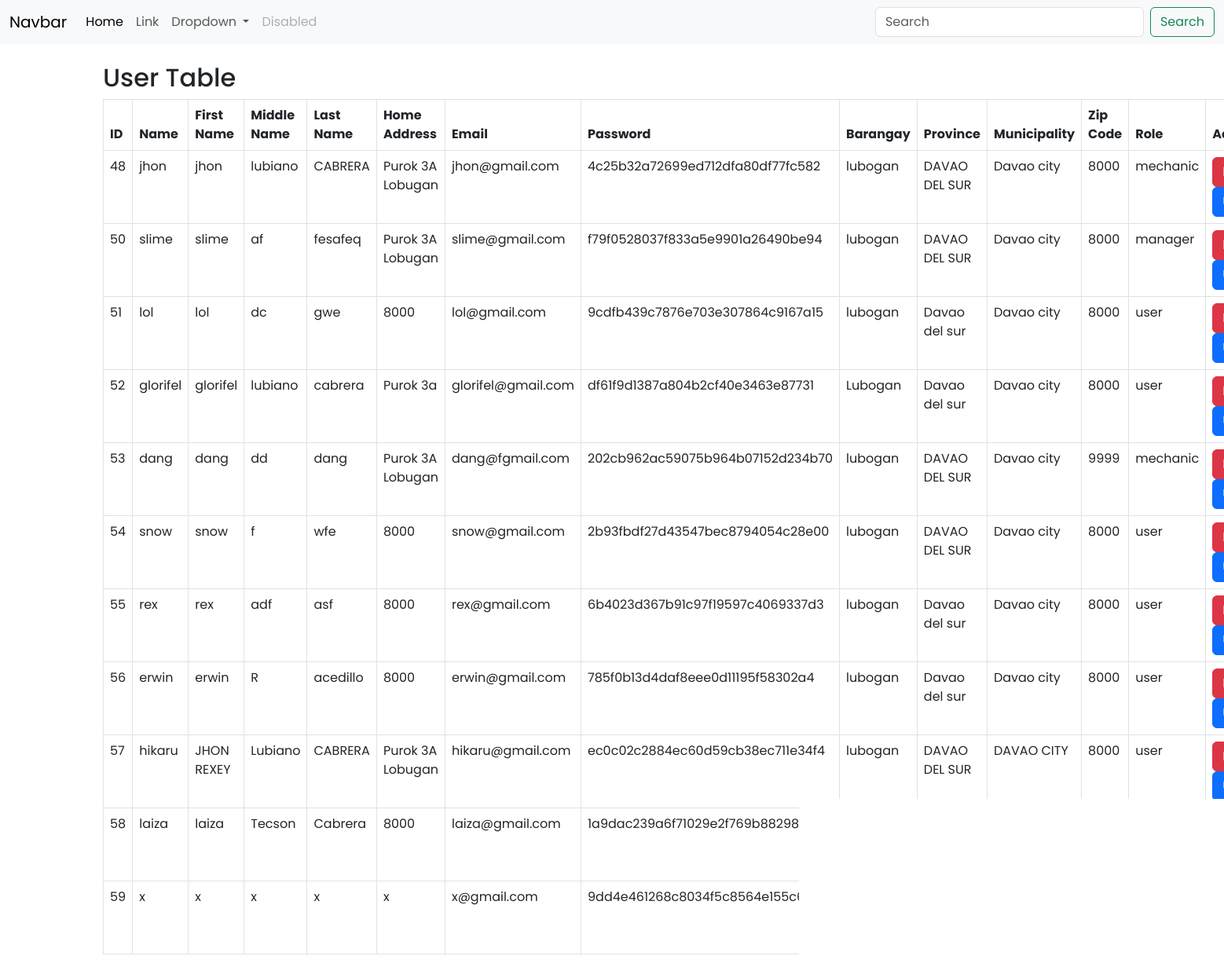
The app's page /admin.php with its own data.
### tables this page shows
CREATE TABLE `user` (
  `id` int(100) NOT NULL,
  `name` varchar(100) NOT NULL,
  `firstname` varchar(255) DEFAULT NULL,
  `middlename` varchar(255) DEFAULT NULL,
  `lastname` varchar(255) DEFAULT NULL,
  `homeaddress` varchar(255) DEFAULT NULL,
  `email` varchar(100) NOT NULL,
  `password` varchar(100) NOT NULL,
  `image` varchar(100) NOT NULL,
  `barangay` varchar(255) DEFAULT NULL,
  `province` varchar(255) DEFAULT NULL,
  `municipality` varchar(255) DEFAULT NULL,
  `zipcode` varchar(255) DEFAULT NULL,
  `role` varchar(255) NOT NULL,
  `manager_role` varchar(20) DEFAULT 'none',
  `employment` enum('full time','part time','intern/temporary') DEFAULT NULL,
  `jobrole` set('General automotive mechanic','Brake and transmission technicians','Small engine mechanic','Tire mechanics') DEFAULT NULL
);

### admin.php (the view, shortened to what this page needs)
<?php
include_once 'config.php';
$select_query = "SELECT * FROM user";
$result = mysqli_query($conn, $select_query);
?>
<!DOCTYPE html>
<html lang="en">
<head>
    <link href="https://cdn.jsdelivr.net/npm/bootstrap@5.3.0/dist/css/bootstrap.min.css" rel="stylesheet">
    <link rel="stylesheet" href="css/admin.css">
</head>
<body>
<section class="nav-bar-section">
<nav class="navbar navbar-expand-lg bg-body-tertiary">
  <div class="container-fluid">
    <a class="navbar-brand" href="#">Navbar</a>
    <div class="collapse navbar-collapse" id="navbarSupportedContent">
      <ul class="navbar-nav me-auto mb-2 mb-lg-0">
        <li class="nav-item">
          <a class="nav-link active" aria-current="page" href="#">Home</a>
        </li>
        <li class="nav-item">
          <a class="nav-link" href="#">Link</a>
        </li>
        <li class="nav-item dropdown">
          <a class="nav-link dropdown-toggle" href="#" role="button" data-bs-toggle="dropdown" aria-expanded="false">
            Dropdown
          </a>
        </li>
        <li class="nav-item">
          <a class="nav-link disabled" aria-disabled="true">Disabled</a>
        </li>
      </ul>
      <form class="d-flex" role="search">
        <input class="form-control me-2" type="search" placeholder="Search" aria-label="Search">
        <button class="btn btn-outline-success" type="submit">Search</button>
      </form>
    </div>
  </div>
</nav>
</section>
    <div class="container mt-4">
        <h2>User Table</h2>
        <table class="table table-bordered">
            <thead>
                <tr>
                    <th>ID</th>
                    <th>Name</th>
                    <th>First Name</th>
                    <th>Middle Name</th>
                    <th>Last Name</th>
                    <th>Home Address</th>
                    <th>Email</th>
                    <th>Password</th>
                    <th>Barangay</th>
                    <th>Province</th>
                    <th>Municipality</th>
                    <th>Zip Code</th>
                    <th>Role</th>
                    <th>Action</th>
                </tr>
            </thead>
            <tbody>
                <?php
                while ($row = mysqli_fetch_assoc($result)) {
                    echo "<tr>
                            <td>{$row['id']}</td>
                            <td>{$row['name']}</td>
                            <td>{$row['firstname']}</td>
                            <td>{$row['middlename']}</td>
                            <td>{$row['lastname']}</td>
                            <td>{$row['homeaddress']}</td>
                            <td>{$row['email']}</td>
                            <td>{$row['password']}</td>
                            <td>{$row['barangay']}</td>
                            <td>{$row['province']}</td>
                            <td>{$row['municipality']}</td>
                            <td>{$row['zipcode']}</td>
                            <td>{$row['role']}</td>
                            <td>
                                <a href='admin.php?delete_id={$row['id']}' class='btn btn-danger'>Delete</a>
                                <button type='button' class='btn btn-primary' data-bs-toggle='modal' data-bs-target='#updateModal{$row['id']}'>Update</button>
                            </td>
                        </tr>";
                }
                ?>
            </tbody>
        </table>
    </div>
</body>
</html>

### css/admin.css (style rules this page uses)
* { padding: 0; margin: 0; box-sizing: border-box; font-family: 'Poppins', 'Quicksand'; }

### records on screen
user: id "48", name "jhon", firstname "jhon", middlename "lubiano", lastname "CABRERA", homeaddress "Purok 3A Lobugan", email "jhon@gmail.com", password "4c25b32a72699ed712dfa80df77fc582", barangay "lubogan", province "DAVAO DEL SUR", municipality "Davao city", zipcode "8000", role "mechanic"
user: id "50", name "slime", firstname "slime", middlename "af", lastname "fesafeq", homeaddress "Purok 3A Lobugan", email "slime@gmail.com", password "f79f0528037f833a5e9901a26490be94", barangay "lubogan", province "DAVAO DEL SUR", municipality "Davao city", zipcode "8000", role "manager"
user: id "51", name "lol", firstname "lol", middlename "dc", lastname "gwe", homeaddress "8000", email "lol@gmail.com", password "9cdfb439c7876e703e307864c9167a15", barangay "lubogan", province "Davao del sur", municipality "Davao city", zipcode "8000", role "user"
user: id "52", name "glorifel", firstname "glorifel", middlename "lubiano", lastname "cabrera", homeaddress "Purok 3a", email "glorifel@gmail.com", password "df61f9d1387a804b2cf40e3463e87731", barangay "Lubogan", province "Davao del sur", municipality "Davao city", zipcode "8000", role "user"
user: id "53", name "dang", firstname "dang", middlename "dd", lastname "dang", homeaddress "Purok 3A Lobugan", email "dang@fgmail.com", password "202cb962ac59075b964b07152d234b70", barangay "lubogan", province "DAVAO DEL SUR", municipality "Davao city", zipcode "9999", role "mechanic"
user: id "54", name "snow", firstname "snow", middlename "f", lastname "wfe", homeaddress "8000", email "snow@gmail.com", password "2b93fbdf27d43547bec8794054c28e00", barangay "lubogan", province "DAVAO DEL SUR", municipality "Davao city", zipcode "8000", role "user"
user: id "55", name "rex", firstname "rex", middlename "adf", lastname "asf", homeaddress "8000", email "rex@gmail.com", password "6b4023d367b91c97f19597c4069337d3", barangay "lubogan", province "Davao del sur", municipality "Davao city", zipcode "8000", role "user"
user: id "56", name "erwin", firstname "erwin", middlename "R", lastname "acedillo", homeaddress "8000", email "erwin@gmail.com", password "785f0b13d4daf8eee0d11195f58302a4", barangay "lubogan", province "Davao del sur", municipality "Davao city", zipcode "8000", role "user"
user: id "57", name "hikaru", firstname "JHON REXEY", middlename "Lubiano", lastname "CABRERA", homeaddress "Purok 3A Lobugan", email "hikaru@gmail.com", password "ec0c02c2884ec60d59cb38ec711e34f4", barangay "lubogan", province "DAVAO DEL SUR", municipality "DAVAO CITY", zipcode "8000", role "user"
user: id "58", name "laiza", firstname "laiza", middlename "Tecson", lastname "Cabrera", homeaddress "8000", email "laiza@gmail.com", password "1a9dac239a6f71029e2f769b882986b9"
user: id "59", name "x", firstname "x", middlename "x", lastname "x", homeaddress "x", email "x@gmail.com", password "9dd4e461268c8034f5c8564e155c67a6"
